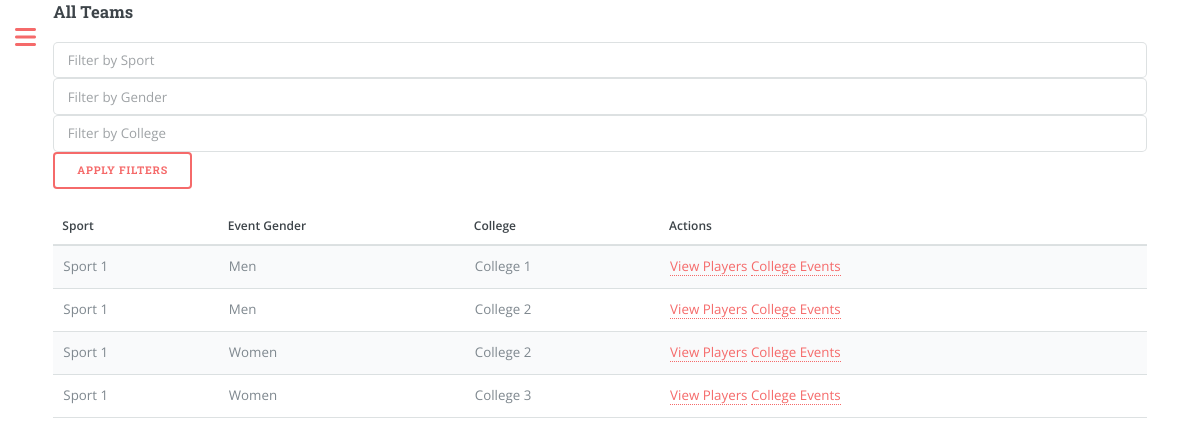
The page /organizer/teams/ (signed in) on the database as committed earlier.
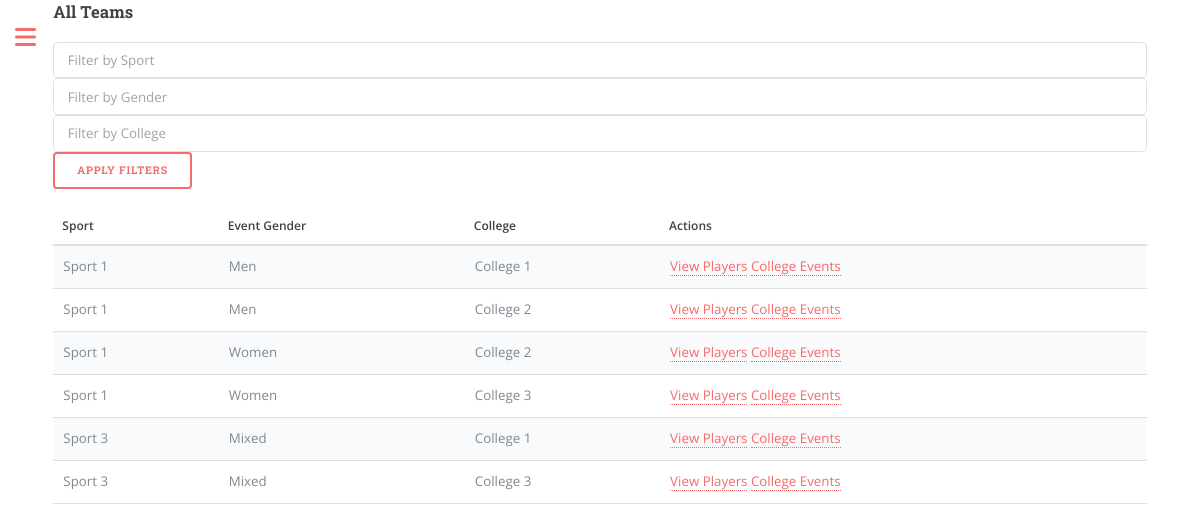
The same page on the database as committed later.
### participants/models.py (models this page shows, shortened)
class Team(models.Model):
    event = models.ForeignKey(Event, on_delete=models.CASCADE)
    college = models.ForeignKey(College, on_delete=models.CASCADE)
    captain = models.ForeignKey(User, on_delete=models.SET_NULL, null=True, blank=True, related_name='captained_teams')

class Event(models.Model):
    GENDER_CHOICES = [('Men', 'Men'), ('Women', 'Women'), ('Mixed', 'Mixed')]
    sport = models.ForeignKey(Sport, on_delete=models.CASCADE)
    gender = models.CharField(max_length=10, choices=GENDER_CHOICES)
    max_team_size = models.PositiveIntegerField()

class Sport(models.Model):
    name = models.CharField(max_length=100)

class College(models.Model):
    name = models.CharField(max_length=100, unique=True)

### participants/views.py (the view)
# urls.py: path('organizer/teams/', organizer_teams, name='organizer_teams'),
@organizer_required
def organizer_teams(request):
    teams = Team.objects.select_related('event', 'college')
    sport = request.GET.get('sport')
    gender = request.GET.get('gender')
    college = request.GET.get('college')
    if sport:
        teams = teams.filter(event__sport__name__icontains=sport)
    if gender:
        teams = teams.filter(event__gender__icontains=gender)
    if college:
        teams = teams.filter(college__name__icontains=college)
    return render(request, 'participants/organizer_teams.html', {'teams': teams})

### participants/views.py (called while the page is built)
def organizer_required(view_func):
    @wraps(view_func)
    @login_required
    def _wrapped_view(request, *args, **kwargs):
        if not request.user.is_organizer:
            return redirect(settings.LOGIN_URL)
        return view_func(request, *args, **kwargs)
    return _wrapped_view

### participants/templates/participants/organizer_teams.html
{% extends 'participants/base_dashboard.html' %}
{% block content %}
<div class="max-w-7xl mx-auto mt-8 px-4">
  <h3 class="text-2xl font-semibold mb-6">All Teams</h3>
  <form method="get" class="grid grid-cols-1 sm:grid-cols-4 gap-4 mb-6">
    <input type="text" name="sport" class="p-2 border border-gray-300 rounded-md" placeholder="Filter by Sport" value="{{ request.GET.sport }}">
    <input type="text" name="gender" class="p-2 border border-gray-300 rounded-md" placeholder="Filter by Gender" value="{{ request.GET.gender }}">
    <input type="text" name="college" class="p-2 border border-gray-300 rounded-md" placeholder="Filter by College" value="{{ request.GET.college }}">
    <button type="submit" class="px-6 py-2 bg-gray-600 text-white rounded-lg hover:bg-gray-700 transition">Apply Filters</button>
  </form>
  <div class="overflow-x-auto bg-white shadow-md rounded-lg border border-gray-200">
    <table class="min-w-full table-auto">
      <thead>
        <tr class="bg-gray-100">
          <th class="px-4 py-2 text-left font-medium text-gray-700">Sport</th>
          <th class="px-4 py-2 text-left font-medium text-gray-700">Event Gender</th>
          <th class="px-4 py-2 text-left font-medium text-gray-700">College</th>
          <th class="px-4 py-2 text-left font-medium text-gray-700">Actions</th>
        </tr>
      </thead>
      <tbody>
        {% for team in teams %}
        <tr class="border-t border-gray-200">
          <td class="px-4 py-2">{{ team.event.sport.name }}</td>
          <td class="px-4 py-2">{{ team.event.gender }}</td>
          <td class="px-4 py-2">{{ team.college.name }}</td>
          <td class="px-4 py-2">
            <a href="{% url 'team_players' team.id %}" class="inline-block px-4 py-2 bg-blue-600 text-white rounded hover:bg-blue-700 transition">View Players</a>
            <a href="{% url 'college_events' team.college.id %}" class="inline-block px-4 py-2 bg-gray-600 text-white rounded hover:bg-gray-700 transition ml-2">College Events</a>
          </td>
        </tr>
        {% endfor %}
      </tbody>
    </table>
  </div>
</div>
{% endblock %}

Rows that differ between the two databases and show on the page:
added Team: event.sport.name "Sport 3", event.gender "Mixed", college.name "College 1"
added Team: event.sport.name "Sport 3", event.gender "Mixed", college.name "College 3"
